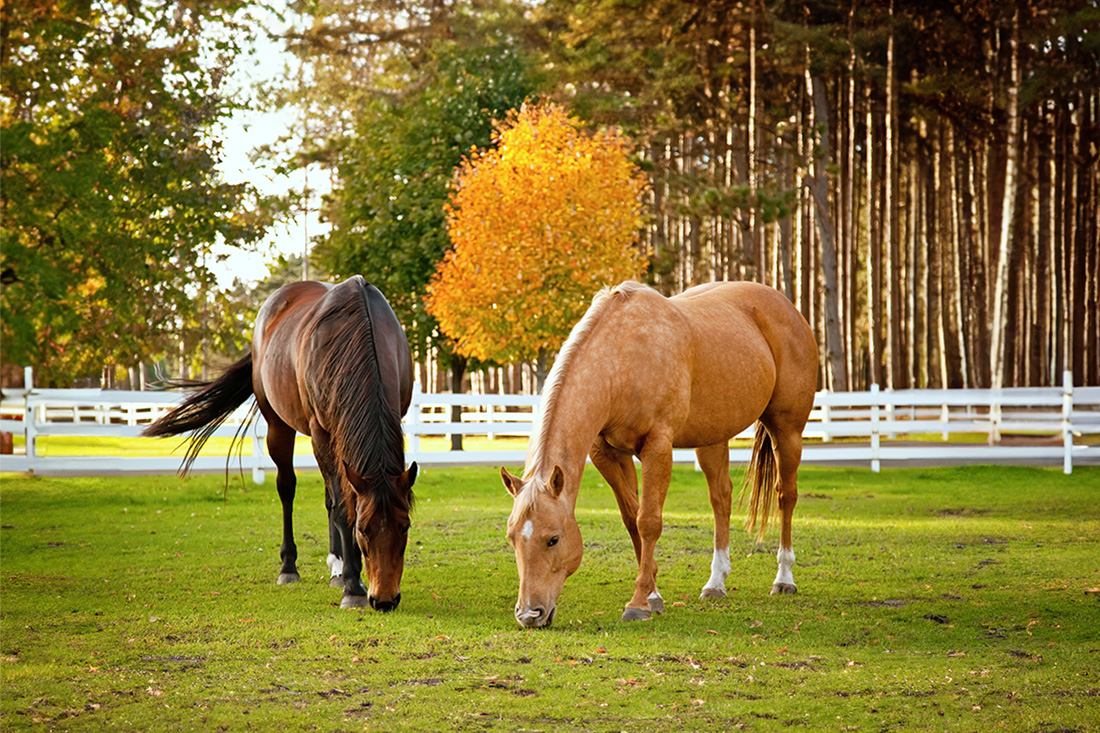
#> input picture horse.jpg, 1100 x 733 px
$ jupyter execute 'EG_2019_3746_assignment 01.ipynb'
#> lines starting #> are read from the running program, lines starting #| are printed output that depends on the picture
<a href="https://colab.research.google.com/github/sineefa/image-processing/blob/main/EG_2019_3746_assignment%2001.ipynb" target="_parent"></a>

[cell 1]
import cv2
import numpy as np
import matplotlib.pyplot as plt

# Function to reduce the number of intensity levels in an image
def reduce_intensity_levels(image, levels):
    max_val = 255
    ratio = max_val / (2 ** levels - 1)
    reduced_image = np.round(image / ratio) * ratio
    return reduced_image.astype(np.uint8)

# Load the image
image = cv2.imread('horse.jpg', cv2.IMREAD_GRAYSCALE)
#> image: shape (733, 1100); min 0, max 255, mean 117.7

# Reduce intensity levels
reduced_levels = 2  #reduce intensity level to two
reduced_image = reduce_intensity_levels(image, reduced_levels)
#> in reduce_intensity_levels, `reduced_image = np.round(image / ratio) * ratio`:
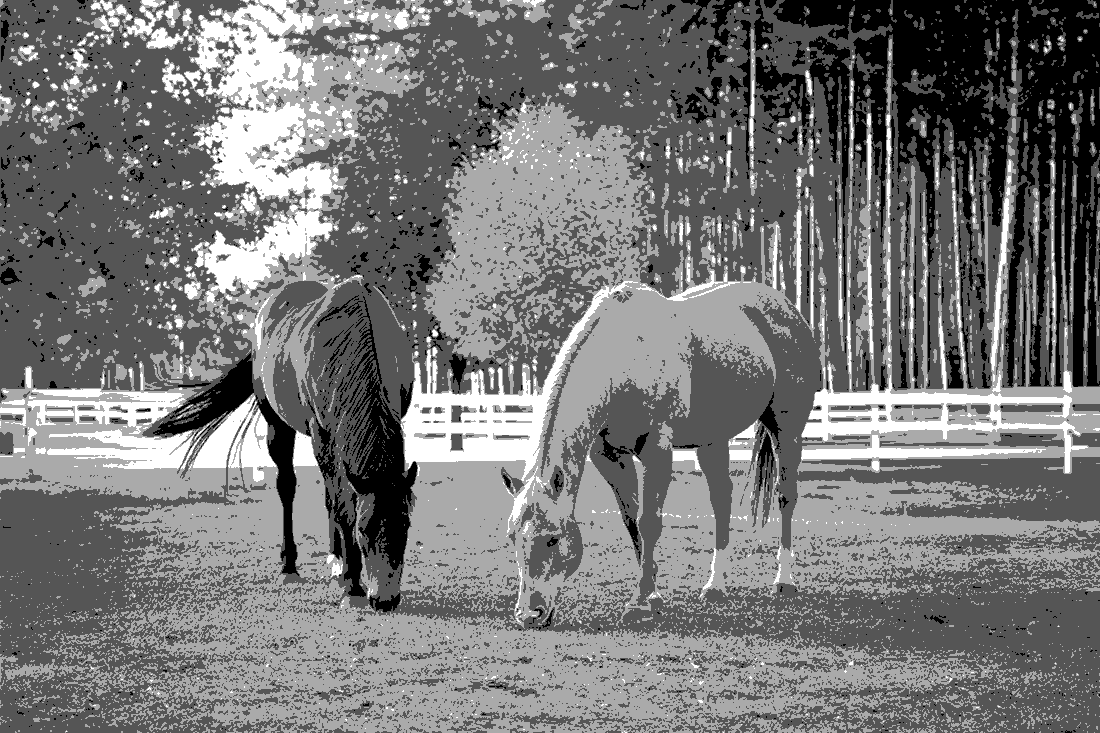
#> reduced_image: shape (733, 1100) float64; min 0, max 255, mean 119.1

# Display original and reduced intensity images
plt.figure(figsize=(15, 12))
plt.subplot(1, 2, 1)
plt.imshow(image, cmap='gray')
plt.title('Original Image')
plt.subplot(1, 2, 2)
plt.imshow(reduced_image, cmap='gray')
plt.title('Reduced Intensity Levels')
plt.show()
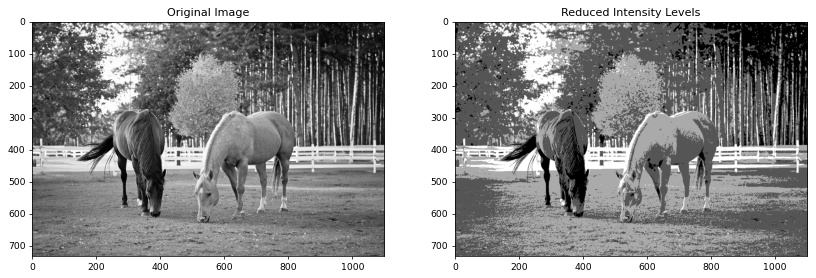
#> figure drawn by matplotlib, 2 panels

[cell 2]
# Function to perform spatial averaging on an image
def spatial_average(image, neighborhood_size):
#> called with neighborhood_size = 3
    kernel = np.ones((neighborhood_size, neighborhood_size), np.float32) / (neighborhood_size ** 2)
    return cv2.filter2D(image, -1, kernel)


# Perform spatial averaging in an image
neighborhood_sizes = [3, 10, 20]
averaged_images = [spatial_average(image, size) for size in neighborhood_sizes]
#> call 3 of spatial_average, with neighborhood_size = 20
#> in spatial_average (call 3), `kernel = np.ones((neighborhood_size, neighborhood_size), np.float32) /..`: kernel: shape (20, 20) float32; every value is 0.0025
#> in spatial_average (call 3), `return cv2.filter2D(image, -1, kernel)`:
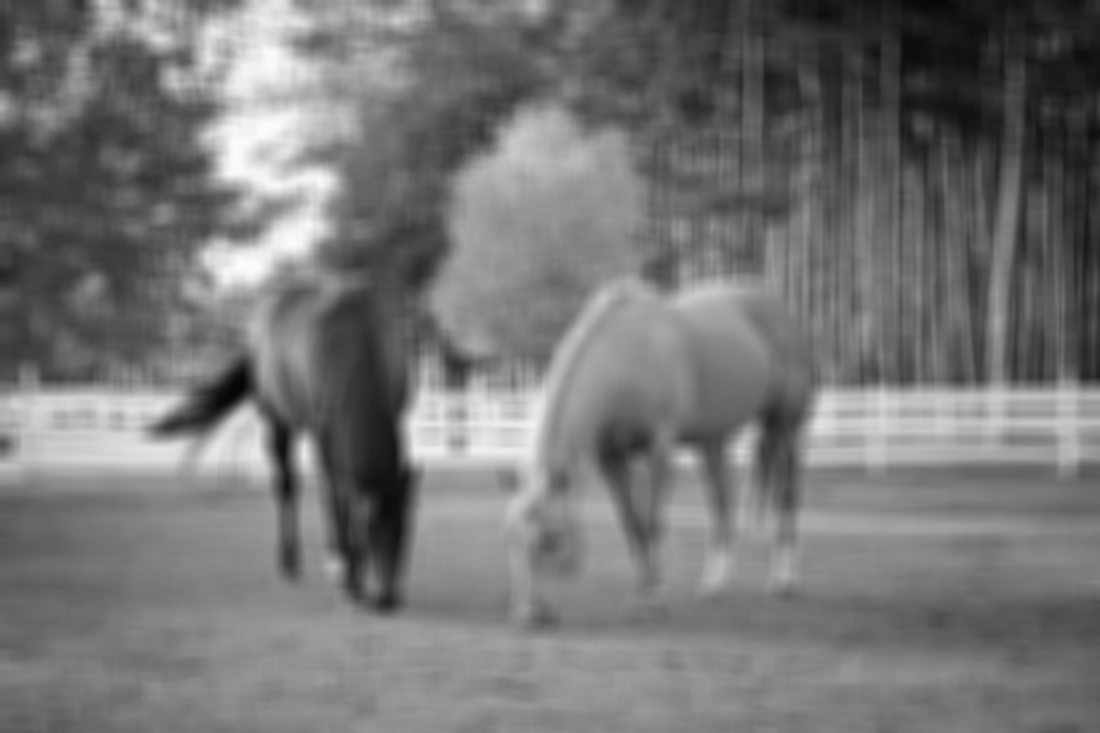
#> returned value: shape (733, 1100); min 5, max 252, mean 117.7
#> averaged_images = 3 items

# Display the results
# Display the results
for size, averaged_image in zip(neighborhood_sizes, averaged_images):
    plt.imshow(averaged_image, cmap='gray')
    plt.title(f'{size}x{size} Neighborhood Average')
    plt.show()
#> this loop made 3 passes
#> size on passes 1 to 3: 3, 10, 20

[cell 3]
# Function to rotate an image by a specified angle
def rotate_image(image, angle):
#> called with angle = 45
    rows, cols = image.shape[:2]
#> rows = 733; cols = 1100
    rotation_matrix = cv2.getRotationMatrix2D((cols / 2, rows / 2), angle, 1)
    rotated_image = cv2.warpAffine(image, rotation_matrix, (cols, rows))
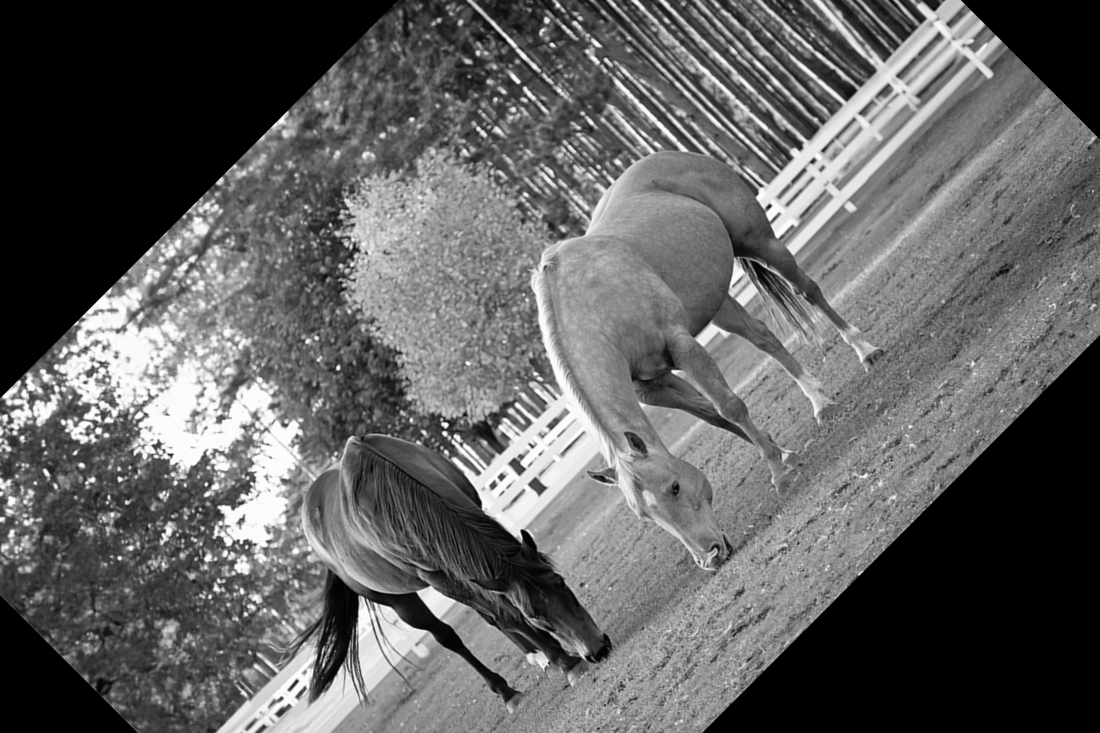
#> rotated_image: shape (733, 1100); min 0, max 255, mean 97.4
    return rotated_image

# Rotate the image by 45 and 90 degrees
rotated_45_degrees = rotate_image(image, 45)
rotated_90_degrees = rotate_image(image, 90)
#> call 2 of rotate_image, with angle = 90
#> in rotate_image (call 2), `rotated_image = cv2.warpAffine(image, rotation_matrix, (cols, rows))`:
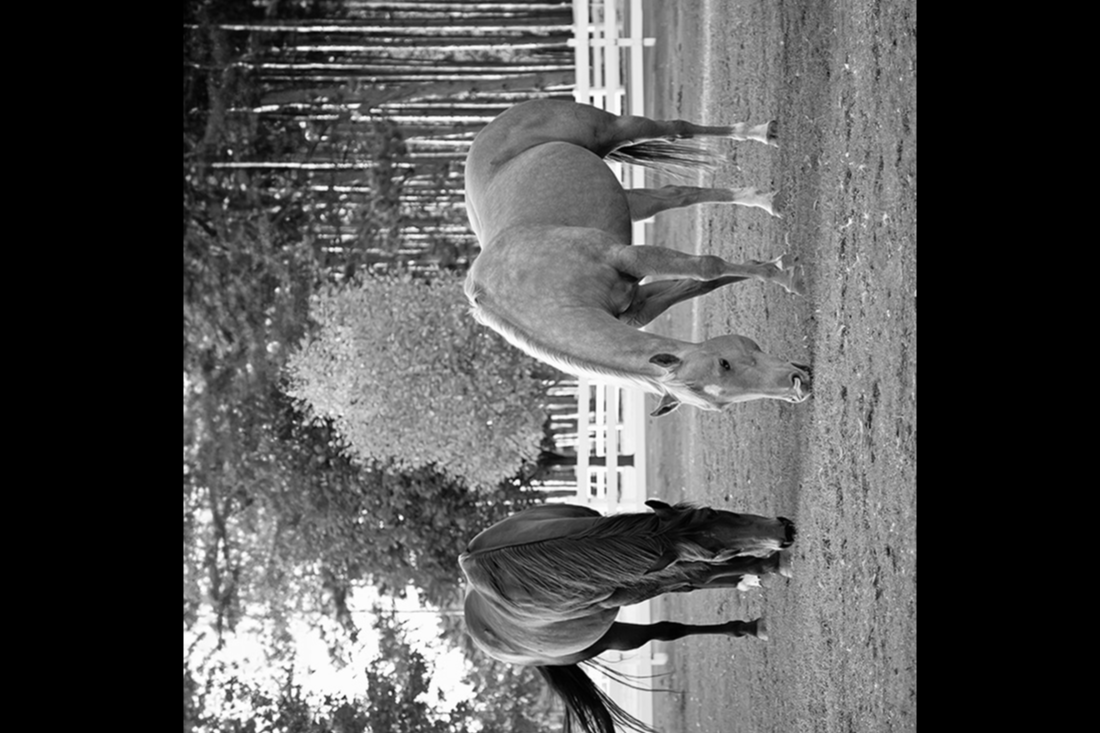
#> rotated_image: shape (733, 1100); min 0, max 255, mean 83.8

# Display the results
plt.figure(figsize=(15, 12))
plt.subplot(1, 2, 1)
plt.imshow(rotated_45_degrees, cmap='gray')
plt.title('Rotated 45 Degrees')
plt.subplot(1, 2, 2)
plt.imshow(rotated_90_degrees, cmap='gray')
plt.title('Rotated 90 Degrees')
plt.show()

[cell 4]
# Function to perform block averaging on an image
def block_average(image, block_size):
#> called with block_size = 3
    result = np.zeros_like(image)
    for i in range(0, image.shape[0], block_size):
        for j in range(0, image.shape[1], block_size):
            block = image[i:i+block_size, j:j+block_size]
            mean = np.mean(block)
            result[i:i+block_size, j:j+block_size] = mean
    return result

# Perform block averaging for 3x3, 5x5, and 7x7 blocks
block_sizes = [3, 5, 7]
block_average_images = [block_average(image, size) for size in block_sizes]
#> in block_average (call 2), `result = np.zeros_like(image)`: result: shape (733, 1100); every value is 0
#> call 3 of block_average, with block_size = 7
#> after the loop in block_average (call 3), `for i in range(0, image.shape[0], block_size):`:
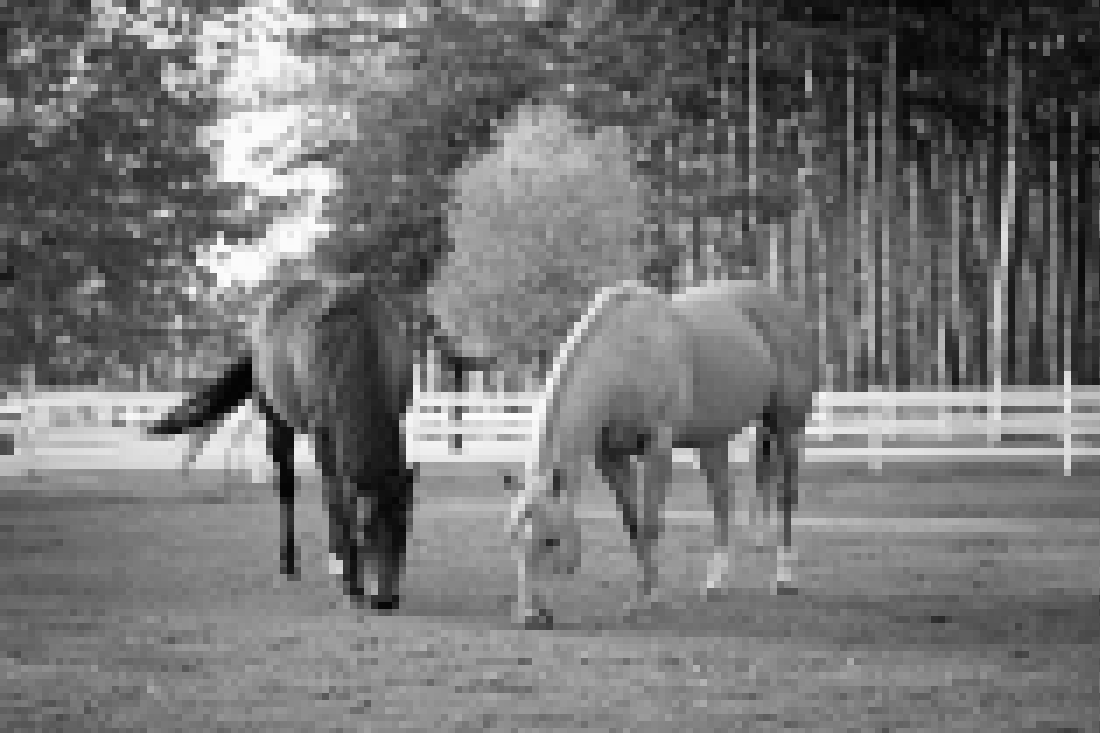
#> result: shape (733, 1100); min 3, max 252, mean 117.2
#> block_average_images = 3 items

# Display the original and block-averaged images
plt.subplot(1, 2, 1)
plt.imshow(image, cmap='gray')
plt.title('Original Image')
plt.show()
for i in range(len(block_sizes)):
    plt.imshow(block_average_images[i], cmap='gray')
    plt.title(f'{block_sizes[i]}x{block_sizes[i]} Block Average')
    plt.show()
